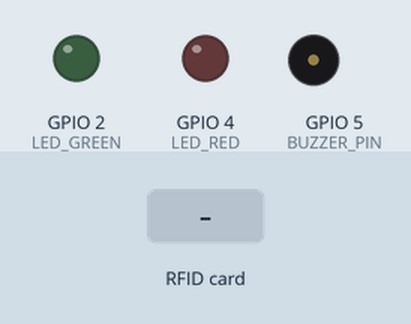
The sketch below on a simulated ESP32. On the bench: output pins drawn as LEDs (lit = HIGH), buzzer (waves = sounding, pin HIGH). Dashed ring = blinking. The inputs (shaded band) are chosen by the test bench. WiFi joins after 1.5 s; servers stay silent unless stated; uploads are accepted with an empty reply; what the sketch prints to the serial monitor is not drawn.

Above: at 4.0 s.
4.1 s: RFID card 5E 7A 19 C4 held to the reader
At 5.01 s:
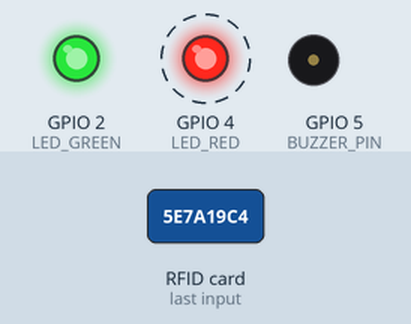
At 6.8 s:
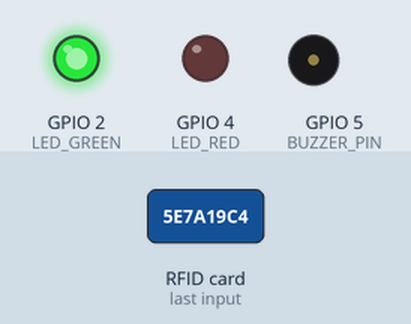
Timing chart, 0 to 9.4 s (numbered marks = the images above; inputs shaded):
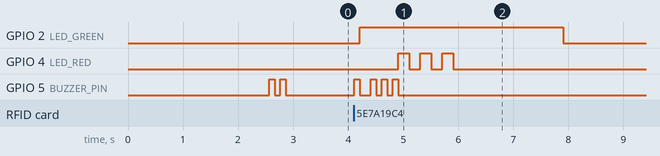

The sketch:

attendance-rfid.ino
```cpp
/*
 * ESP32 RFID Attendance System
 *
 * Hardware Requirements:
 * - ESP32 Board
 * - MFRC522 RFID Reader
 * - LCD I2C 16x2 (optional)
 * - Buzzer (optional)
 * - LED indicator (optional)
 *
 * Wiring MFRC522 to ESP32:
 * SDA  -> GPIO 21
 * SCK  -> GPIO 18
 * MOSI -> GPIO 23
 * MISO -> GPIO 19
 * RST  -> GPIO 22
 * GND  -> GND
 * 3.3V -> 3.3V
 *
 * Install Libraries:
 * - MFRC522 by GithubCommunity
 * - ArduinoJson by Benoit Blanchon
 * - LiquidCrystal I2C (if using LCD)
 */

#include <WiFi.h>
#include <HTTPClient.h>
#include <SPI.h>
#include <MFRC522.h>
#include <ArduinoJson.h>
// #include <LiquidCrystal_I2C.h> // Uncomment if using LCD

// ============= KONFIGURASI WIFI =============
const char* ssid = "WIFI_SSID";           // Ganti dengan nama WiFi Anda
const char* password = "WIFI_PASSWORD";    // Ganti dengan password WiFi Anda

// ============= KONFIGURASI SUPABASE =============
const char* supabaseUrl = "https://qwsoexcarmxilvhubvvw.supabase.co/functions/v1/esp32-attendance";
const String deviceId = "ESP32_001";       // ID unik untuk device ini

// ============= PIN CONFIGURATION =============
#define SS_PIN 21
#define RST_PIN 22
#define BUZZER_PIN 5    // Optional: Pin untuk buzzer
#define LED_GREEN 2     // Optional: LED hijau untuk sukses
#define LED_RED 4       // Optional: LED merah untuk gagal

// ============= HARDWARE OBJECTS =============
MFRC522 rfid(SS_PIN, RST_PIN);
// LiquidCrystal_I2C lcd(0x27, 16, 2); // Uncomment if using LCD

// ============= VARIABLES =============
String lastRfidCode = "";
unsigned long lastScanTime = 0;
const unsigned long SCAN_DELAY = 3000; // Delay 3 detik antar scan yang sama

void setup() {
  Serial.begin(115200);
  delay(1000);

  Serial.println("\n\n=================================");
  Serial.println("ESP32 RFID Attendance System");
  Serial.println("=================================\n");

  // Setup pins
  pinMode(BUZZER_PIN, OUTPUT);
  pinMode(LED_GREEN, OUTPUT);
  pinMode(LED_RED, OUTPUT);

  // Init LCD (if using)
  // lcd.init();
  // lcd.backlight();
  // lcd.setCursor(0, 0);
  // lcd.print("RFID Attendance");
  // lcd.setCursor(0, 1);
  // lcd.print("Initializing...");

  // Init SPI and RFID
  SPI.begin();
  rfid.PCD_Init();
  Serial.println("✓ RFID Reader initialized");
  Serial.print("Reader Version: ");
  rfid.PCD_DumpVersionToSerial();

  // Connect to WiFi
  connectWiFi();

  Serial.println("\n=================================");
  Serial.println("System Ready!");
  Serial.println("Scan your RFID card...");
  Serial.println("=================================\n");

  // lcd.clear();
  // lcd.setCursor(0, 0);
  // lcd.print("Ready to Scan");
  // lcd.setCursor(0, 1);
  // lcd.print("Tap Your Card");

  beep(2, 100); // 2 beep singkat = ready
}

void loop() {
  // Check WiFi connection
  if (WiFi.status() != WL_CONNECTED) {
    Serial.println("WiFi disconnected. Reconnecting...");
    // lcd.clear();
    // lcd.print("WiFi Error!");
    connectWiFi();
  }

  // Check for RFID card
  if (!rfid.PICC_IsNewCardPresent()) {
    return;
  }

  if (!rfid.PICC_ReadCardSerial()) {
    return;
  }

  // Read RFID UID
  String rfidCode = getRfidCode();

  // Prevent duplicate scans
  if (rfidCode == lastRfidCode && (millis() - lastScanTime) < SCAN_DELAY) {
    Serial.println("⚠ Duplicate scan ignored (too soon)");
    rfid.PICC_HaltA();
    rfid.PCD_StopCrypto1();
    return;
  }

  lastRfidCode = rfidCode;
  lastScanTime = millis();

  Serial.println("\n--- RFID Card Detected ---");
  Serial.print("UID: ");
  Serial.println(rfidCode);

  // lcd.clear();
  // lcd.setCursor(0, 0);
  // lcd.print("Card: ");
  // lcd.print(rfidCode.substring(0, 10));
  // lcd.setCursor(0, 1);
  // lcd.print("Sending...");

  beep(1, 100); // Single beep = card detected
  digitalWrite(LED_GREEN, HIGH);

  // Send to Supabase
  bool success = sendAttendance(rfidCode);

  if (success) {
    Serial.println("✓ Attendance recorded successfully!");
    // lcd.clear();
    // lcd.setCursor(0, 0);
    // lcd.print("Success!");
    // lcd.setCursor(0, 1);
    // lcd.print("Absensi Tercatat");

    beep(2, 100); // 2 beep = sukses
    blinkLed(LED_GREEN, 3, 200);
    delay(2000);
  } else {
    Serial.println("✗ Failed to record attendance");
    // lcd.clear();
    // lcd.setCursor(0, 0);
    // lcd.print("Failed!");
    // lcd.setCursor(0, 1);
    // lcd.print("Coba Lagi");

    beep(3, 100); // 3 beep cepat = gagal
    blinkLed(LED_RED, 3, 200);
    delay(2000);
  }

  digitalWrite(LED_GREEN, LOW);
  digitalWrite(LED_RED, LOW);

  // lcd.clear();
  // lcd.setCursor(0, 0);
  // lcd.print("Ready to Scan");
  // lcd.setCursor(0, 1);
  // lcd.print("Tap Your Card");

  // Halt PICC
  rfid.PICC_HaltA();
  rfid.PCD_StopCrypto1();

  Serial.println("-------------------------\n");
}

void connectWiFi() {
  Serial.print("Connecting to WiFi: ");
  Serial.println(ssid);

  WiFi.mode(WIFI_STA);
  WiFi.begin(ssid, password);

  int attempts = 0;
  while (WiFi.status() != WL_CONNECTED && attempts < 20) {
    delay(500);
    Serial.print(".");
    attempts++;
  }

  if (WiFi.status() == WL_CONNECTED) {
    Serial.println("\n✓ WiFi connected!");
    Serial.print("IP Address: ");
    Serial.println(WiFi.localIP());
    Serial.print("Signal Strength: ");
    Serial.print(WiFi.RSSI());
    Serial.println(" dBm");
  } else {
    Serial.println("\n✗ WiFi connection failed!");
    // lcd.clear();
    // lcd.print("WiFi Failed!");
    delay(3000);
    ESP.restart();
  }
}

String getRfidCode() {
  String code = "";
  for (byte i = 0; i < rfid.uid.size; i++) {
    if (rfid.uid.uidByte[i] < 0x10) {
      code += "0";
    }
    code += String(rfid.uid.uidByte[i], HEX);
  }
  code.toUpperCase();
  return code;
}

bool sendAttendance(String rfidCode) {
  if (WiFi.status() != WL_CONNECTED) {
    Serial.println("✗ No WiFi connection");
    return false;
  }

  HTTPClient http;
  http.begin(supabaseUrl);
  http.addHeader("Content-Type", "application/json");
  http.setTimeout(10000); // 10 second timeout

  // Create JSON payload
  StaticJsonDocument<200> doc;
  doc["rfid_code"] = rfidCode;
  doc["device_id"] = deviceId;
  doc["timestamp"] = millis();

  String jsonPayload;
  serializeJson(doc, jsonPayload);

  Serial.println("Sending to server:");
  Serial.println(jsonPayload);

  // Send POST request
  int httpResponseCode = http.POST(jsonPayload);

  bool success = false;

  if (httpResponseCode > 0) {
    String response = http.getString();
    Serial.print("HTTP Response code: ");
    Serial.println(httpResponseCode);
    Serial.print("Response: ");
    Serial.println(response);

    // Parse response
    StaticJsonDocument<512> responseDoc;
    DeserializationError error = deserializeJson(responseDoc, response);

    if (!error) {
      bool apiSuccess = responseDoc["success"] | false;
      const char* message = responseDoc["message"] | "Unknown response";

      Serial.print("Server message: ");
      Serial.println(message);

      if (apiSuccess) {
        success = true;
      }

      // Display message on LCD
      // lcd.clear();
      // lcd.setCursor(0, 0);
      // lcd.print(apiSuccess ? "Sukses!" : "Gagal!");
      // lcd.setCursor(0, 1);
      // lcd.print(message);
    }
  } else {
    Serial.print("✗ HTTP Error: ");
    Serial.println(httpResponseCode);
    Serial.println(http.errorToString(httpResponseCode));
  }

  http.end();
  return success;
}

void beep(int times, int duration) {
  for (int i = 0; i < times; i++) {
    digitalWrite(BUZZER_PIN, HIGH);
    delay(duration);
    digitalWrite(BUZZER_PIN, LOW);
    if (i < times - 1) {
      delay(duration);
    }
  }
}

void blinkLed(int pin, int times, int duration) {
  for (int i = 0; i < times; i++) {
    digitalWrite(pin, HIGH);
    delay(duration);
    digitalWrite(pin, LOW);
    if (i < times - 1) {
      delay(duration);
    }
  }
}
```

Measured:
- after the input at 4.1 s, GPIO 2 (LED_GREEN): LOW → HIGH after 0.11 s, → LOW 3.7 s later; GPIO 4 (LED_RED): alternates HIGH for 0.20 s and LOW for 0.20 s, 6 changes in all, then stays LOW, starting after 0.81 s; GPIO 5 (BUZZER_PIN): LOW → HIGH at once, → LOW 0.10 s later, → HIGH 0.20 s later, → LOW 0.10 s later, … (8 changes in this stretch)
